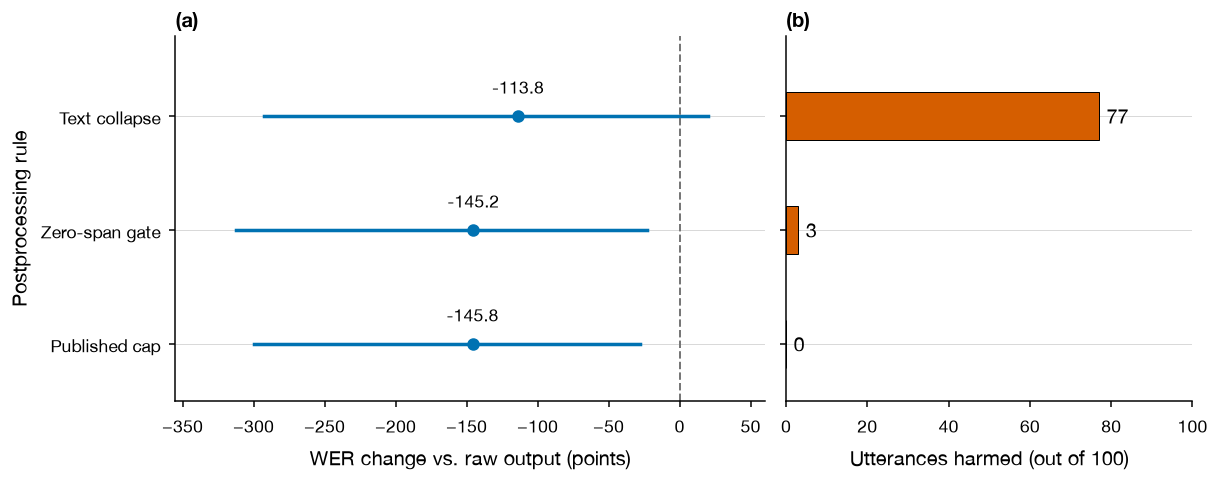

This figure's Python source:
"""Regenerate from independently validated cloud artifacts, not hand-entered data."""
import json
from pathlib import Path
import matplotlib.pyplot as plt
from orx_figstyle import WIDE, PALETTE, use_style, panel_labels, save

HERE=Path(__file__).resolve().parent


def main():
    data=json.loads((HERE.parent/'cloud_decoder_validated_20261013.json').read_text())
    cohort='commands_repeat_5'
    values=[data['runs']['hf_turbo_beam5']['cohorts'][cohort],
            data['runs']['alignment_zero_turbo']['cohorts'][cohort],
            data['published_duration_character_cap']['hf_turbo_beam5'][cohort]]
    names=['Text collapse','Zero-span gate','Published cap']
    use_style()
    fig,axes=plt.subplots(1,2,figsize=(WIDE,2.65),sharey=True,gridspec_kw={'width_ratios':[1.45,1]},layout='constrained')
    left,right=axes
    for y,v in enumerate(values):
        lo,hi=v['paired_speaker_bootstrap_95_ci_points'];delta=v['difference_points']
        left.plot([lo,hi],[y,y],color=PALETTE['blue'],lw=1.4)
        left.plot(delta,y,'o',color=PALETTE['blue'],ms=4)
        left.annotate(f'{delta:+.1f}',(delta,y),xytext=(0,9),textcoords='offset points',ha='center',fontsize=7)
    left.axvline(0,color='#777777',lw=.8,ls='--')
    left.set_yticks(range(3),names);left.set_xlabel('WER change vs. raw output (points)')
    left.set_ylabel('Postprocessing rule');left.set_ylim(2.5,-.7);left.set_xlim(-355,60)
    bars=right.barh(range(3),[v['harmed'] for v in values],height=.42,color=PALETTE['red'],edgecolor='black',lw=.4)
    right.bar_label(bars,padding=3,fontsize=8)
    right.tick_params(axis='y',labelleft=False);right.set_ylim(2.5,-.7);right.set_xlim(0,100)
    right.set_xlabel('Utterances harmed (out of 100)')
    panel_labels(axes)
    save(fig,str(HERE/'repetition_tradeoff'),close=False)
    fig.savefig(HERE/'repetition_tradeoff.png',dpi=180)
    plt.close(fig)
    caption=("Pooled WER improvement can hide damage to genuine repetition. Whisper Turbo HF beam5 on 100 five-repeat human-keyword controls: "
             "(a) change from raw WER, with paired speaker-bootstrap 95% intervals (4,000 draws, 68 source speakers); "
             "(b) utterances whose word-edit count increases. One decoded run per condition. Repeats are constructed, not natural conversation. "
             "The published cap is the one-character-per-20-ms duration baseline. Negative WER change is better; no novelty is claimed for that cap.")
    (HERE/'repetition_tradeoff.caption.txt').write_text(caption+'\n')


if __name__=='__main__':main()
